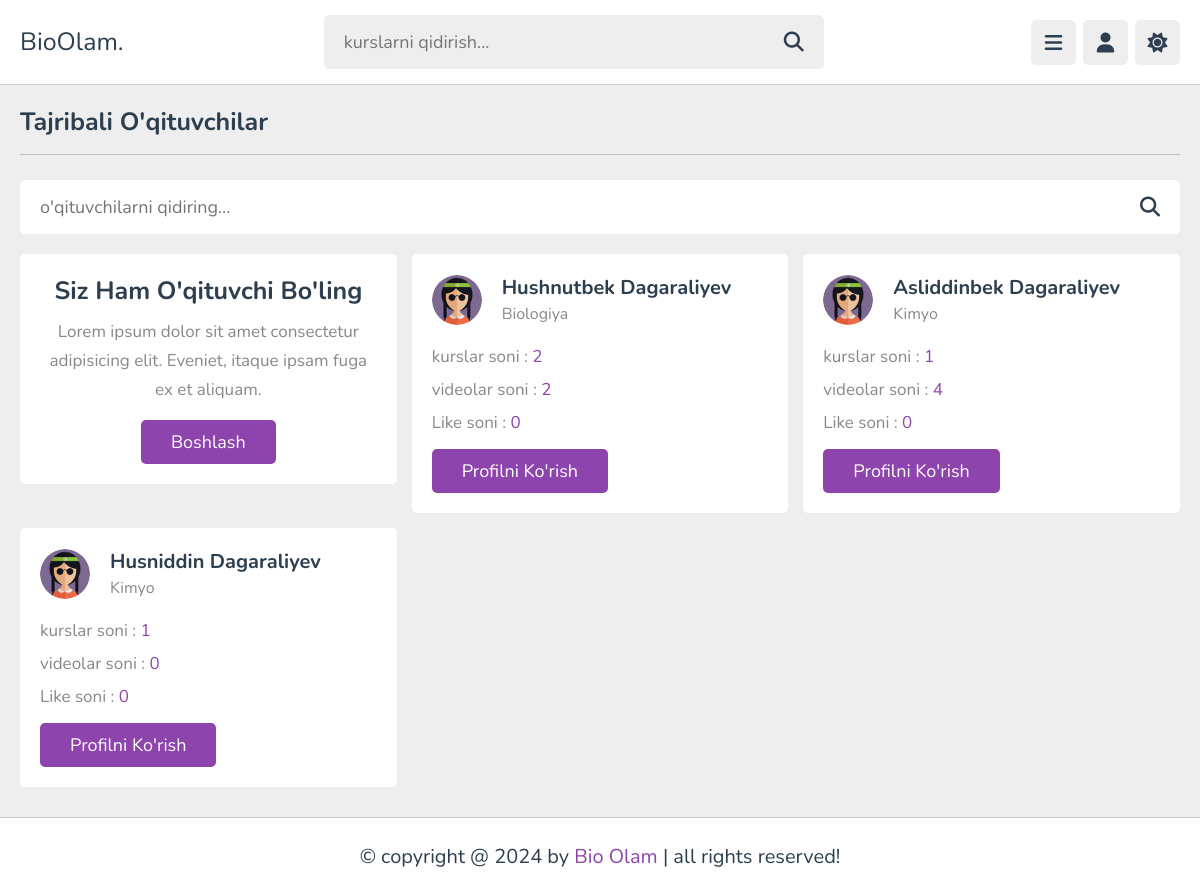
The page /accounts/teachers/ on the database as committed earlier.
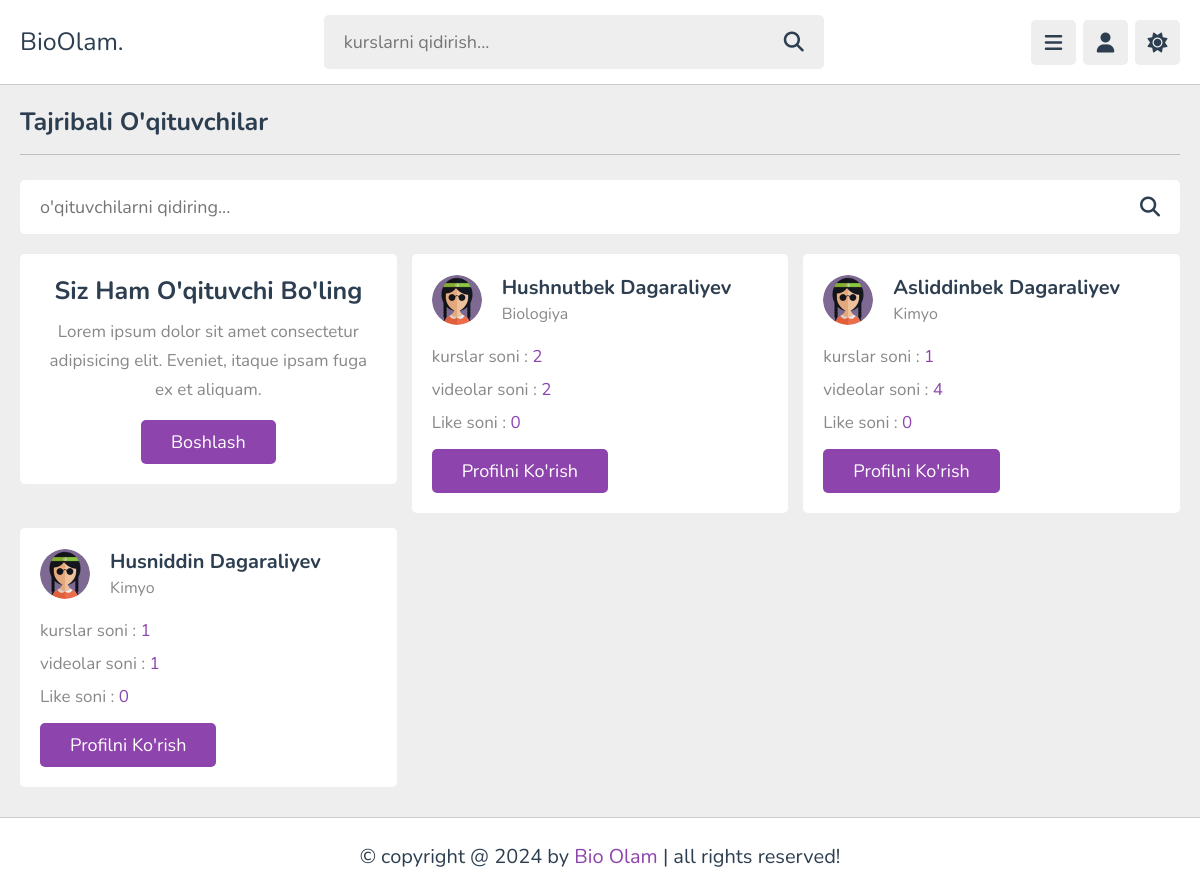
The same page on the database as committed later.
### users/models.py (models this page shows, shortened)
class Teachers(models.Model):
    class TeacherType(models.TextChoices):
        Other = "Other", "Other"
        Biology = "Biologiya", "Biology"
        Chemistry = "Kimyo", "Chemistry"
        Physics = "Physics", "Physics"
        Math = "Matematika", "Math"
        English = "Ingliz tili", "English"
        History = "Tarix", "History"
        Geography = "Geografiya", "Geography"
        ComputerScience = "Computer Science", "Computer Science"
        Literature = "Adabiyot", "Literature"
        Art = "San'at", "Art"
        Music = "Musiqa", "Music"
    user = models.OneToOneField(
        User,
        on_delete=models.CASCADE,
        related_name='teacher'
    )
    profile = models.ForeignKey(
        Profile,
        on_delete=models.CASCADE,
        related_name='user_teachers',
    )
    teacher_type = models.CharField(
        max_length=200,
        choices=TeacherType.choices,
        default=TeacherType.Other
    )
    bio = models.TextField()
    courses_num = models.IntegerField(default=0)
    videos_num = models.IntegerField(default=0)
    student_num = models.IntegerField(default=0)
    likes_num = models.IntegerField(default=0)
    comments_num = models.IntegerField(default=0)

### users/views.py (the view)
# urls.py: path('teachers/', teachers_view, name='teachers_view'),
def teachers_view(request):
    teachers = Teachers.objects.all()
    context = {
        'teachers': teachers
    }
    return render(request, 'teachers/teachers.html', context)

### users/context_processor.py (called while the page is built)
def get_user(request):
    user = request.user
    context = {
        'user': user,
    }
    return context

### templates/teachers/teachers.html (shortened to what this page needs)
{% extends "base.html" %}
{% load static %}
{% block content %}
<section class="teachers">
    <h1 class="heading">Tajribali o'qituvchilar</h1>
    <form action="" method="post" class="search-tutor">
       <input type="text" name="search_box" placeholder="o'qituvchilarni qidiring..." required maxlength="100">
       <button type="submit" class="fas fa-search" name="search_tutor"></button>
    </form>
    <div class="box-container">
       <div class="box offer">
          <h3>Siz ham o'qituvchi bo'ling</h3>
          <p>Lorem ipsum dolor sit amet consectetur adipisicing elit. Eveniet, itaque ipsam fuga ex et aliquam.</p>
          <a href="register.html" class="inline-btn">boshlash</a>
       </div>
       {% for teacher in teachers %}
       <div class="box">
        <div class="tutor">
           <img src="{% static 'images/pic-2.jpg' %}" alt="teacher image">
           <div>
              <h3>{{ teacher.user.first_name }} {{ teacher.user.last_name }}</h3>
              <span>{{ teacher.teacher_type }}</span>
           </div>
        </div>
        <p>kurslar soni : <span>{{ teacher.courses_num }}</span></p>
        <p>videolar soni : <span>{{ teacher.videos_num }}</span></p>
        <p>Like soni : <span>{{ teacher.likes_num }}</span></p>
        <a href="{% url "teacher_profile" teacher.id %}" class="inline-btn">Profilni ko'rish</a>
     </div>
       {% endfor %}
    </div>
 </section>
{% endblock content %}

Rows that differ between the two databases and show on the page:
changed Teachers "Husniddin": videos_num "0" → "1"
